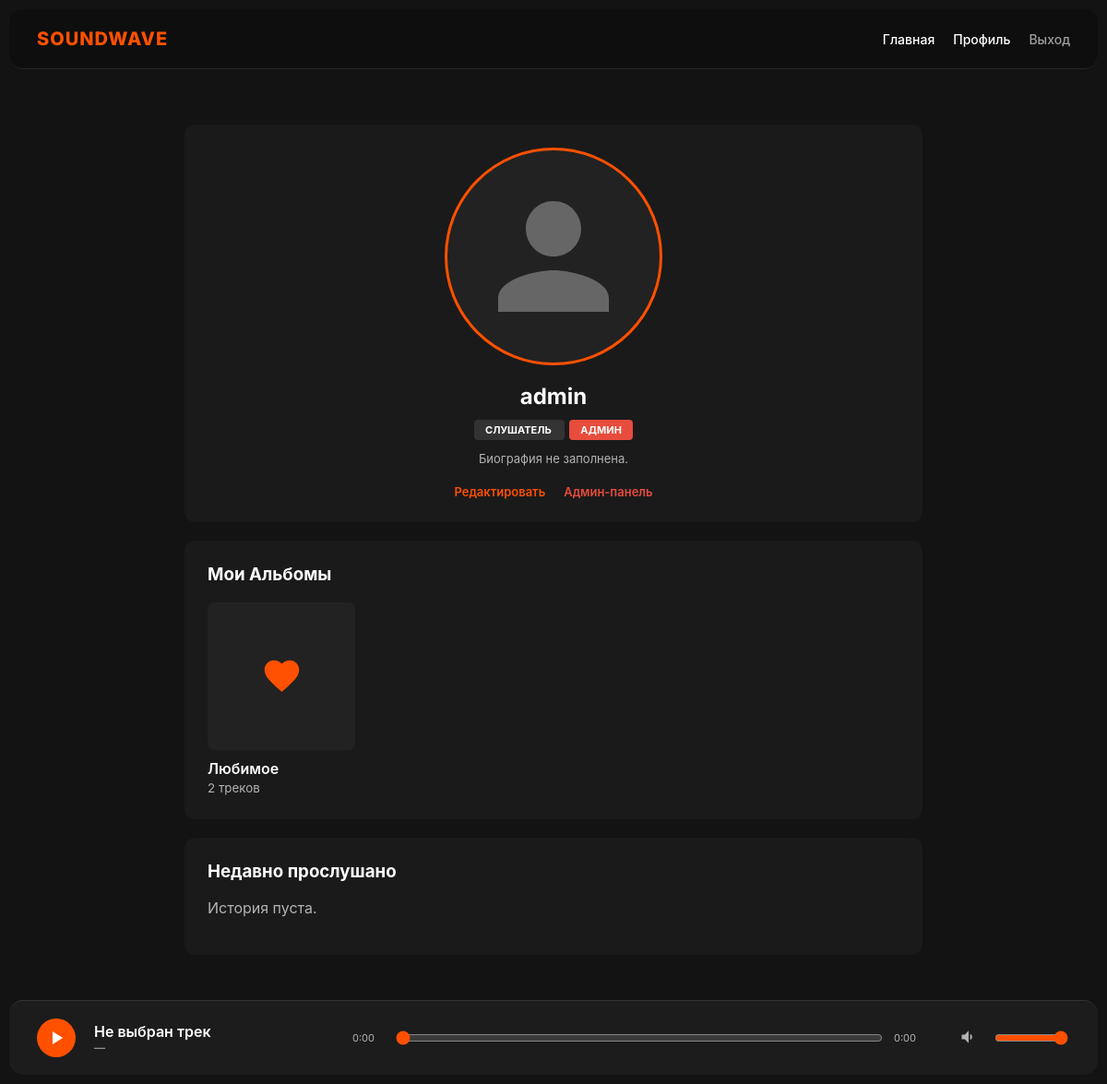
/profile/ (signed in), run on the app's committed database.
### pc_store/models.py (models this page shows, shortened)
class Profile(models.Model):
    ROLE_CHOICES = [
        ('listener', 'Слушатель'),
        ('artist', 'Артист'),
    ]
    user = models.OneToOneField(User, on_delete=models.CASCADE)
    role = models.CharField(max_length=10, choices=ROLE_CHOICES, default='listener')
    bio = models.TextField(blank=True, verbose_name="О себе")
    avatar = models.ImageField(upload_to='avatars/', blank=True, null=True)

class Album(models.Model):
    title = models.CharField(max_length=200)
    owner = models.ForeignKey(User, on_delete=models.CASCADE, related_name='albums')
    tracks = models.ManyToManyField('Track', related_name='contained_in', blank=True)
    is_public = models.BooleanField(default=False)
    is_favorite_folder = models.BooleanField(default=False)
    created_at = models.DateTimeField(auto_now_add=True)

### pc_store/views.py (the view)
# urls.py: path('profile/', views.profile_view, name='profile'),
@login_required
def profile_view(request):
    profile = request.user.profile
    my_albums = Album.objects.filter(owner=request.user)
    history = ListeningHistory.objects.filter(user=request.user)[:10]
    context = {
        'profile': profile,
        'my_albums': my_albums,
        'history': history,
    }
    return render(request, 'profile.html', context)

### templates/profile.html (shortened to what this page needs)
{% extends 'base.html' %}
{% block content %}
<div class="profile-container">
    <div class="profile-card">
        {% if profile.avatar %}
            <img src="{{ profile.avatar.url }}" class="avatar-img" alt="Avatar">
        {% else %}
            <svg class="avatar-img" style="padding: 25px; fill: #666;" viewBox="0 0 24 24" xmlns="http://www.w3.org/2000/svg">
                <path d="M12 12c2.21 0 4-1.79 4-4s-1.79-4-4-4-4 1.79-4 4 1.79 4 4 4zm0 2c-2.67 0-8 1.34-8 4v2h16v-2c0-2.66-5.33-4-8-4z"/>
            </svg>
        {% endif %}
        <h2 style="margin: 0 0 10px;">{{ user.username }}</h2>
        <div>
            <span class="badge {% if profile.role == 'artist' %}badge-artist{% else %}badge-listener{% endif %}">
                {{ profile.get_role_display }}
            </span>
            {% if user.is_staff or user.is_superuser %}
                <span class="badge badge-admin">Админ</span>
            {% endif %}
        </div>
        <p style="color: var(--text-dim); font-size: 13px; margin-top: 15px;">{{ profile.bio|default:"Биография не заполнена." }}</p>
        <div class="action-links">
            <a href="#" style="color: var(--accent-color);">Редактировать</a>
            {% if user.is_staff or user.is_superuser %}
                <a href="{% url 'admin:index' %}" style="color: #e74c3c;">Админ-панель</a>
            {% endif %}
        </div>
    </div>
    <section class="content-section">
        <h3 style="margin-top: 0;">Мои Альбомы</h3>
        <div style="display: flex; gap: 20px; flex-wrap: wrap;">
            {% for album in my_albums %}
                <a href="{% url 'album_detail' album.id %}" class="album-card">
                    <div class="album-cover">
                        {% if album.is_favorite_folder %}
                            <svg width="45" height="45" viewBox="0 0 24 24" fill="var(--accent-color)" xmlns="http://www.w3.org/2000/svg">
                                <path d="M12 21.35l-1.45-1.32C5.4 15.36 2 12.28 2 8.5 2 5.42 4.42 3 7.5 3c1.74 0 3.41.81 4.5 2.09C13.09 3.81 14.76 3 16.5 3 19.58 3 22 5.42 22 8.5c0 3.78-3.4 6.86-8.55 11.54L12 21.35z"/>
                            </svg>
                        {% else %}
                            <span>💿</span>
                        {% endif %}
                    </div>
                    <div style="font-weight: 600; white-space: nowrap; overflow: hidden; text-overflow: ellipsis;">{{ album.title }}</div>
                    <small style="color: var(--text-dim);">{{ album.tracks.count }} треков</small>
                </a>
            {% empty %}
                <p style="color: var(--text-dim);">Альбомов пока нет.</p>
            {% endfor %}
        </div>
    </section>
    <section class="content-section">
        <h3 style="margin-top: 0;">Недавно прослушано</h3>
        <div class="history-list">
            {% for entry in history %}
                <div class="history-item">
                    <span>{{ entry.track.artist.user.username }} — <strong>{{ entry.track.title }}</strong></span>
                    <span style="color: var(--text-dim);">{{ entry.timestamp|date:"d M, H:i" }}</span>
                </div>
            {% empty %}
                <p style="color: var(--text-dim);">История пуста.</p>
            {% endfor %}
        </div>
    </section>
</div>
{% endblock %}

### templates/base.html (style rules this page uses)
:root { --bg-color: #131313; --card-bg: #1a1a1a; --accent-color: #ff5000; --text-main: #ffffff; --text-dim: #b3b3b3; --border-color: rgba(255, 255, 255, 0.1); --hover-white: rgba(255, 255, 255, 0.05); }
body { font-family: 'Inter', -apple-system, sans-serif; background: var(--bg-color); color: var(--text-main); margin: 0; padding-bottom: 90px; min-height: 100vh; }
a { text-decoration: none; color: inherit; transition: 0.2s; }

### templates/profile.html (style rules this page uses)
.profile-container { display: flex; flex-direction: column; gap: 20px; padding: 20px; max-width: 800px; margin: 0 auto; }
.profile-card { background: var(--card-bg); padding: 25px; border-radius: 12px; text-align: center; }
.avatar-img { width: 180px; height: 180px; border-radius: 50%; object-fit: cover; margin-bottom: 15px; border: 3px solid var(--accent-color); background: #222; }
.badge { padding: 4px 12px; border-radius: 4px; font-size: 11px; font-weight: 700; text-transform: uppercase; }
.badge-listener { background: #333; color: #fff; }
.badge-admin { background: #e74c3c; color: white; margin-left: 5px; }
.content-section { background: var(--card-bg); border-radius: 12px; padding: 25px; }
.album-card { width: 160px; transition: 0.3s; text-decoration: none; color: inherit; }
.album-cover { width: 160px; height: 160px; background: #222; border-radius: 8px; display: flex; align-items: center; justify-content: center; font-size: 40px; margin-bottom: 10px; }
.history-list { list-style: none; padding: 0; margin: 0; }
.action-links { margin-top: 20px; display: flex; justify-content: center; gap: 20px; }
.action-links a { font-size: 13px; font-weight: 600; text-decoration: none; }

### data on the page
Profile: role "СЛУШАТЕЛЬ", bio "Биография не заполнена."
Album: is_favorite_folder True (drawn), title "Любимое", tracks.count "2"

### other printed values
{{ user.username }} "admin"
